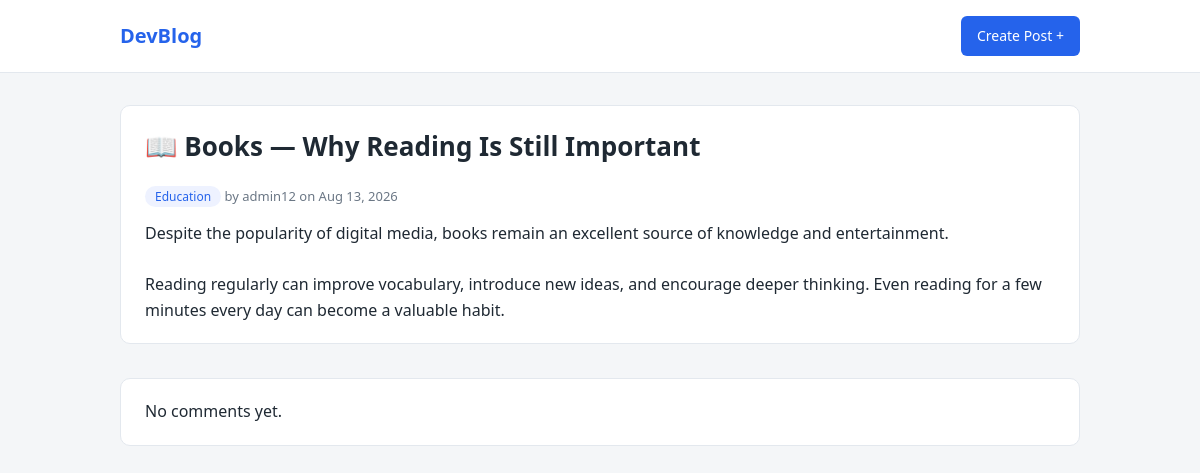
The page /posts/14/ on the database its author committed.
### posts/models.py (models this page shows, shortened)
class TimeStampMixin(models.Model):
    created_at = models.DateTimeField(auto_now_add=True)
    updated_at = models.DateTimeField(auto_now=True)
    class Meta:
        abstract = True

class Post(TimeStampMixin):
    STATUS_CHOICES = [
        ('draft','DRAFT'),
        ('published','PUBLISHED'),
    ]
    title = models.CharField(max_length=255)
    content = models.TextField()
    category = models.ForeignKey(
        to=Category,
        on_delete=models.CASCADE,
        related_name='posts',
        null=True,
        blank=True
    )
    status = models.CharField(max_length=15,choices=STATUS_CHOICES,default='draft')
    author = models.ForeignKey(
        to=User,
        on_delete=models.SET_NULL,
        null=True,blank=True,
        related_name='posts'
    )

class Category(TimeStampMixin):
    category_name = models.CharField(max_length=255)
    def __str__(self):
        return self.category_name

### posts/views.py (the view, shortened to what this page needs)
# urls.py: path('posts/<int:pk>/',view=post_detail_view,name='post_detail'),
def post_detail_view(request,pk):
    try:
        post = Post.objects.get(id=pk)
        parent_comments = post.comments.filter(parent__isnull=True).select_related('parent')
        form = CommentForm()
        return render(
            request=request,
            template_name='post_detail.html',
            context={
                'post':post,
                'parent_comments':parent_comments,
                'form':form
            }
        )
    except Exception as e:
         return render(
            request=request,
            template_name='error.html',
            context={'error':e}
        )

### templates/post_detail.html (shortened to what this page needs)
{% extends 'base.html' %}
{% block content %}
<div class="card">
    <h1>{{ post.title }}</h1>
    <div class="meta">
        <span class="badge">{{ post.category }}</span>
        by {{ post.author.username|default:"Anonymous" }}
        on {{ post.created_at|date:"M d, Y" }}
    </div>
    <div class="post-body">{{ post.content }}</div>
</div>
<div class="comments">
    {% for comment in parent_comments %}
        {% include 'comment.html' with comment=comment %}
    {% empty %}
        <div class="card"><p>No comments yet.</p></div>
    {% endfor %}
</div>
{% endblock %}

### static/css/style.css (style rules this page uses)
:root { --bg: #f4f6f8; --card: #ffffff; --text: #1f2933; --muted: #6b7785; --accent: #2563eb; --border: #e3e8ee; }
* { box-sizing: border-box; margin: 0; padding: 0; }
body { font-family: system-ui, "Segoe UI", Roboto, sans-serif; background: var(--bg); color: var(--text); line-height: 1.6; }
h1 { font-size: 26px; margin-bottom: 18px; }
.card { background: var(--card); border: 1px solid var(--border); border-radius: 10px; padding: 20px 24px; margin-bottom: 18px; }
.meta { color: var(--muted); font-size: 13px; margin-bottom: 10px; }
.badge { background: #eef2ff; color: var(--accent); padding: 2px 10px; border-radius: 20px; font-size: 12px; }
.post-body { margin-top: 14px; white-space: pre-line; }
.comments { margin-top: 34px; }

### rows shown on the page
Post: title "📖 Books — Why Reading Is Still Important", category "Education", author.username "admin12", created_at "Aug 13, 2026", content "Despite the popularity of digital media, books remain an excellent source of knowledge and entertainment. Reading regularly can improve vocabulary, introduce new ideas, and encourage deeper thinking. Even reading for a few minutes every day can become a valuable habit."
